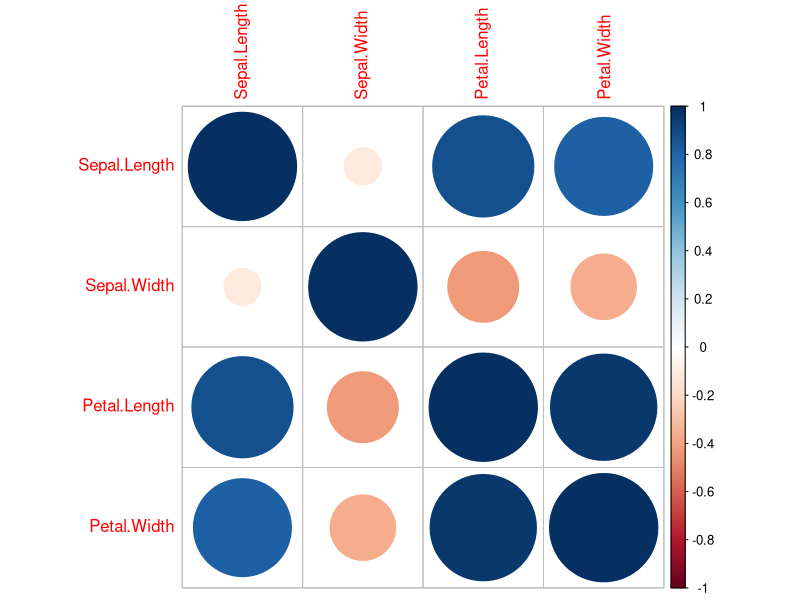
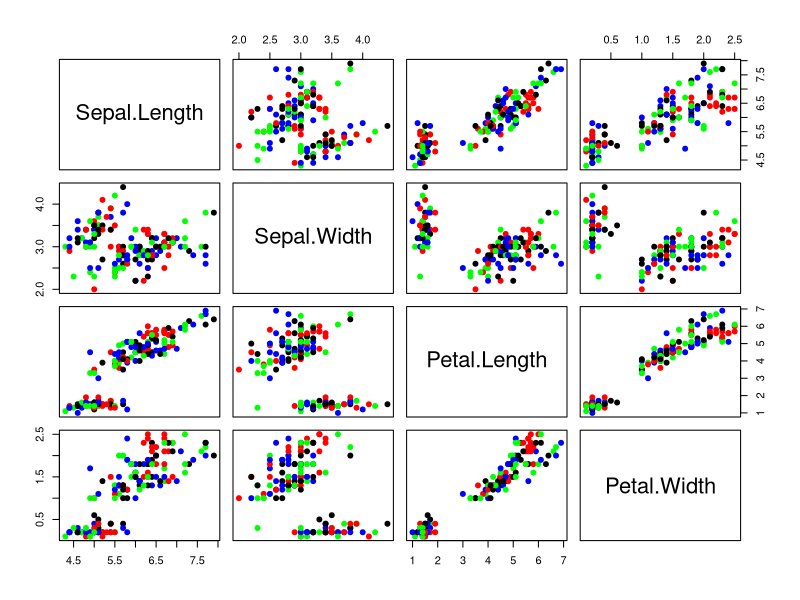

R code for these plots, in order:
v <- rnorm(10)
v
c <- rnorm(10)
c

mat <- cbind(v,c)
mat

cor(mat)
cov(mat)
data(iris)
head(iris)

# Removing species column
df <- iris[c(-5)]
head(df)
str(df)

# finding correlation
d1 <- cor(df)
d1
# visualising correlation
install.packages('corrplot')
library("corrplot")
corrplot(d1,method='circle')

color <- c("red","green","blue","black")
pairs(df,col=color,bg=color,pch=21)

# covariance
cov(df)
cov(iris$Petal.Length,iris$Petal.Width)
